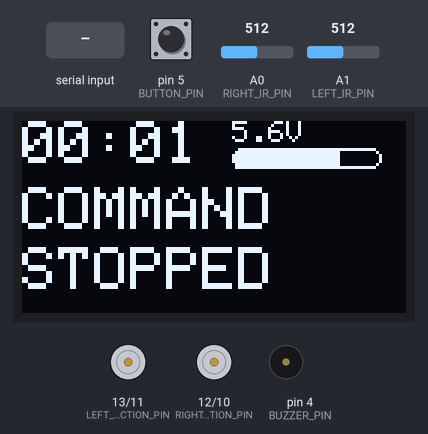
Simulated run of this sketch. Board: Arduino Uno, built with avr-gcc and run on an emulated ATmega328P. Shown: 128×64 one-colour display, direction and speed pins drawn as motors (green arrow = direction pin HIGH = forward, orange = LOW = backward, longer = more drive), buzzer (waves = sounding, pin HIGH). The test bench sets the inputs (shaded band); at power-on: pin 5 (BUTTON_PIN) HIGH, A0 (RIGHT_IR_PIN) = 512, A1 (LEFT_IR_PIN) = 512. The display library's start-up logo is not drawn; what the sketch prints to the serial monitor is not drawn.

Above: at 1.2 s.
1.3 s: pin 5 (BUTTON_PIN) pulled LOW for 0.15 s
At 1.82 s:
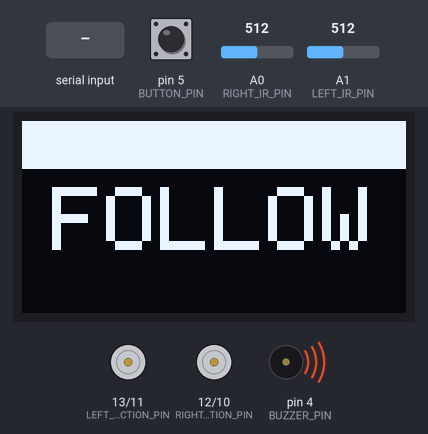
2.0 s: "0\n" received over Serial
At 3.1 s:
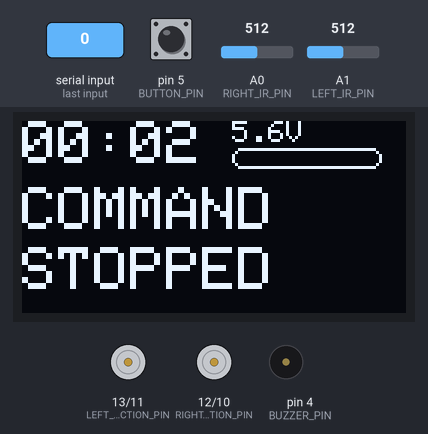
5.0 s: pin 5 (BUTTON_PIN) pulled LOW for 1 s
At 5.1 s:
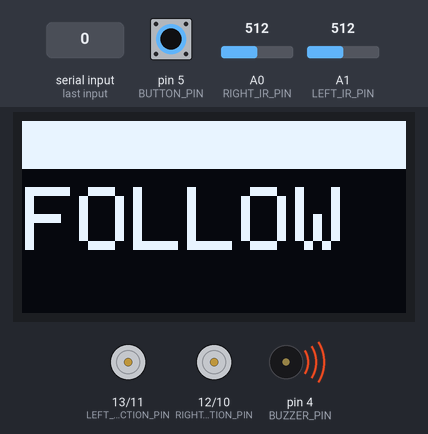
6.6 s: A0 (RIGHT_IR_PIN) set to 788
8.1 s: A0 (RIGHT_IR_PIN) set to 816
At 8.45 s:
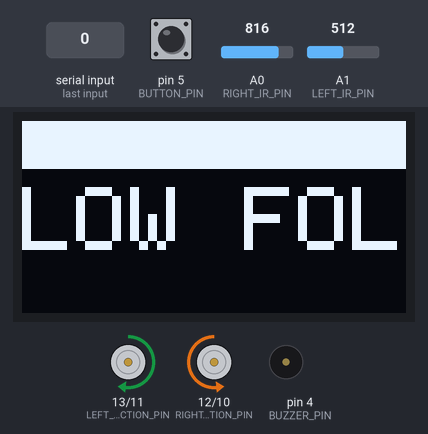
10.4 s: "5\n" received over Serial
At 11.0 s:
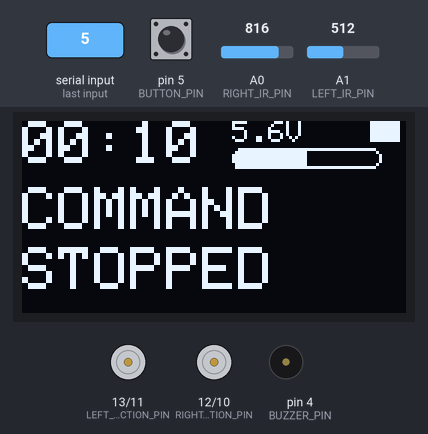
Timing chart, 0 to 12.9 s (numbered marks = the images above; inputs shaded):
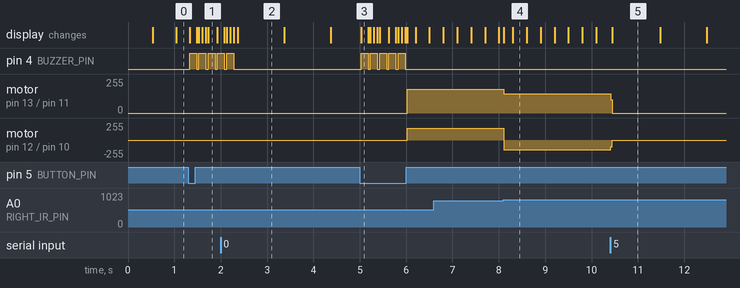

Measured:
- the behaviour switches between 800 and 801 on A0 (RIGHT_IR_PIN) (found by bisection; images 3 and 4)
- after the input at 1.3 s, pin 4 (BUZZER_PIN): alternates HIGH for 0.15 s and LOW for 0.05 s, starting at once; the display: first changes at once (image 1 shows a later state)
- after the input at 2.0 s, motor on pin 13 (LEFT_MOTOR_DIRECTION_PIN) / pin 11 (LEFT_MOTOR_SPEED_PIN), motor on pin 12 (RIGHT_MOTOR_DIRECTION_PIN) / pin 10 (RIGHT_MOTOR_SPEED_PIN): stays stopped (without the input it goes to forward 180/255 after 0.33 s)
- after the input at 5.0 s, pin 4 (BUZZER_PIN): alternates HIGH for 0.15 s and LOW for 0.05 s, 10 changes in all, then stays LOW, starting at once; motor on pin 13 (LEFT_MOTOR_DIRECTION_PIN) / pin 11 (LEFT_MOTOR_SPEED_PIN): stopped → forward 180/255 after 1.0 s
- after the input at 8.1 s, motor on pin 13 (LEFT_MOTOR_DIRECTION_PIN) / pin 11 (LEFT_MOTOR_SPEED_PIN): forward 180/255 → forward 144/255 at once; motor on pin 12 (RIGHT_MOTOR_DIRECTION_PIN) / pin 10 (RIGHT_MOTOR_SPEED_PIN): forward 180/255 → backward 144/255 at once
- after the input at 10.4 s, motor on pin 13 (LEFT_MOTOR_DIRECTION_PIN) / pin 11 (LEFT_MOTOR_SPEED_PIN): forward 144/255 → stopped at once; motor on pin 12 (RIGHT_MOTOR_DIRECTION_PIN) / pin 10 (RIGHT_MOTOR_SPEED_PIN): backward 144/255 → stopped at once; the display: changes at once (image 5)
- what the display in image 2 shows lasts 1.0 s, from 2.4 s to 3.4 s

The sketch:

line_follow.ino
```cpp
#include <SPI.h>
#include <Wire.h>
#include <Adafruit_GFX.h>
#include <Adafruit_SSD1306.h>
#include <string.h>
#include <Button.h>

// OLED Related
#define SCREEN_WIDTH 128
#define SCREEN_HEIGHT 64
#define OLED_RESET -1
#define SCREEN_ADDRESS 0x3C
#define DISPLAY_REDRAW_RATE_MS 500

// Motor Related
#define RIGHT_MOTOR_DIRECTION_PIN 12
#define RIGHT_MOTOR_SPEED_PIN 10
#define LEFT_MOTOR_DIRECTION_PIN 13
#define LEFT_MOTOR_SPEED_PIN 11
#define RIGHT_MOTOR_SLOWDOWN 1
#define DEFAULT_SPEED 180

#define BUZZER_PIN 4
#define BUTTON_PIN 5

const char* STATE_FORWARD = "FORWARD";
const char* STATE_REVERSE = "REVERSE";
const char* STATE_STOPPED = "STOPPED";
const char* STATE_LEFT = "LEFT";
const char* STATE_RIGHT = "RIGHT";

const char* COMMAND_FORWARD = "F";
const char* COMMAND_BACK = "B";
const char* COMMAND_LEFT = "L";
const char* COMMAND_RIGHT = "R";
const char* COMMAND_STOP = "S";
const char* COMMAND_HORN_ON = "V";
const char* COMMAND_HORN_OFF = "v";
const char* COMMAND_SPEED_100 = "q";

const char* COMMAND_LINEFOLLOW_ON = "X";
const char* COMMAND_LINEFOLLOW_OFF = "x";

const char* COMMAND_MODE = "TOGGLE_MODE";
const char* COMMAND_SPEED_UP = "SPEED_UP";
const char* COMMAND_SPEED_DOWN = "SPEED_DOWN";

const char* LINE_FOLLOW_START = "====\n0 START";

#define SPEED_STEP 10
#define TURN_FACTOR .8f

// IR
#define RIGHT_IR_PIN A0
#define LEFT_IR_PIN A1

// // Distance Sensor
#define TRIGGER_PIN 7
#define ECHO_PIN 8

const char* currentMotorState = STATE_STOPPED;
int startOffset;
bool isLineFollowMode = false;
int currentSpeed = DEFAULT_SPEED;

bool displayInitialized = false;
String bodyText = "";

unsigned long lastupdate = 0;
Button button(BUTTON_PIN);

// Declaration for an SSD1306 display connected to I2C (SDA, SCL pins)
Adafruit_SSD1306 display(SCREEN_WIDTH, SCREEN_HEIGHT, &Wire, OLED_RESET);

bool displayPresent() {
  Wire.begin();
  Wire.beginTransmission(SCREEN_ADDRESS);
  int error = Wire.endTransmission();
  Wire.end();
  return error == 0;
}

void statusDisplay(bool force = false) {

  unsigned long mils = millis();

  if (displayInitialized && !isLineFollowMode && (force || mils - lastupdate > DISPLAY_REDRAW_RATE_MS)) {
    lastupdate = mils;
    display.clearDisplay();
    display.setTextSize(2);
    display.setTextColor(WHITE);
    display.setCursor(0, 0);
    int mins = mils / 60000L;
    int seconds = (mils / 1000L) % 60L;
    char uptime[50];
    long vcc = readVcc();
    int fraction = (vcc % 1000);
    sprintf(uptime, "%02d:%02d", mins, seconds);
    display.println(uptime);
    display.setTextSize(1);
    display.setCursor(70, 0);
    display.println(String("") + vcc / 1000 + "." + vcc % 1000 + "V");
    display.drawRoundRect(70, 9, 50, 7, 5, WHITE);
    int width = currentSpeed * 50 / 255;
    for (int y = 10; y < 16; y++) {
      display.drawFastHLine(71, y, width, WHITE);
    }
    display.setCursor(0, 22);
    display.setTextSize(2);
    display.println(isLineFollowMode ? "FOLLOW" : "COMMAND");
    display.setCursor(0, 42);
    display.println(currentMotorState);
    display.stopscroll();

    if (detectLineLeft()) {
      for (int y = 0; y < 7; y++)
        display.drawFastHLine(100, y, 10, WHITE);
    }

    if (detectLineRight()) {

      for (int y = 0; y < 7; y++)
        display.drawFastHLine(116, y, 10, WHITE);
    }

    display.display();  // 40ms, 20ms for everything else
  }
}

void staticDisplay(const char* text, const int size = 3) {
  display.clearDisplay();
  display.setTextSize(size);
  display.setTextColor(WHITE);
  display.setCursor(0, 22);
  display.println(text);
  for (int y = 0; y < 16; y++) {
    display.drawFastHLine(0, y, 128, WHITE);
  }

  display.startscrollright(0x00, 0x0E);
  display.display();
}

void setup() {

  Serial.begin(9600);
  pinMode(RIGHT_MOTOR_DIRECTION_PIN, OUTPUT);
  pinMode(LEFT_MOTOR_DIRECTION_PIN, OUTPUT);
  pinMode(BUZZER_PIN, OUTPUT);
  pinMode(BUTTON_PIN, INPUT_PULLUP);

  pinMode(TRIGGER_PIN, OUTPUT);
  pinMode(ECHO_PIN, INPUT);


  if (!display.begin(SSD1306_SWITCHCAPVCC, SCREEN_ADDRESS)) {
    Serial.println(F("SSD1306 allocation failed"));
  } else {
    displayInitialized = true;
    display.display();
  }
}

long readVcc() {
  long result;
  // Read 1.1V reference against AVcc
  ADMUX = _BV(REFS0) | _BV(MUX3) | _BV(MUX2) | _BV(MUX1);
  delay(2);             // Wait for Vref to settle
  ADCSRA |= _BV(ADSC);  // Convert
  while (bit_is_set(ADCSRA, ADSC))
    ;
  result = ADCL;
  result |= ADCH << 8;
  result = 1126400L / result;  // Back-calculate AVcc in mV
  return result;               //Vcc in mV
}

void toggleMode() {
  isLineFollowMode = !isLineFollowMode;

  if (!isLineFollowMode) {
    stop();
    statusDisplay(true);
  } else {
    currentSpeed = DEFAULT_SPEED;
    staticDisplay("FOLLOW");

    for (int i = 0; i < 5; i++) {
      buzzerOn();
      delay(150);
      buzzerOff();
      delay(50);
    }
    startOffset = millis();
    Serial.println(LINE_FOLLOW_START);
  }
}

void log(const char* command) {
  if (strcmp(currentMotorState, command) != 0) {
    Serial.print(millis() - startOffset);
    Serial.print(" ");
    Serial.println(command);
    currentMotorState = command;
    statusDisplay(true);
  }
}

void buzzerOn() {
  digitalWrite(BUZZER_PIN, HIGH);
}

void buzzerOff() {
  digitalWrite(BUZZER_PIN, LOW);
}

void forward(int speed = -1) {

  if (speed == -1) {
    speed = currentSpeed;
  }

  log(STATE_FORWARD);
  digitalWrite(RIGHT_MOTOR_DIRECTION_PIN, HIGH);
  analogWrite(RIGHT_MOTOR_SPEED_PIN, speed * RIGHT_MOTOR_SLOWDOWN);

  digitalWrite(LEFT_MOTOR_DIRECTION_PIN, HIGH);
  analogWrite(LEFT_MOTOR_SPEED_PIN, speed);
}

void reverse(int speed = -1) {

  if (speed == -1) {
    speed = currentSpeed;
  }

  log(STATE_REVERSE);
  digitalWrite(RIGHT_MOTOR_DIRECTION_PIN, LOW);
  analogWrite(RIGHT_MOTOR_SPEED_PIN, speed * RIGHT_MOTOR_SLOWDOWN);

  digitalWrite(LEFT_MOTOR_DIRECTION_PIN, LOW);
  analogWrite(LEFT_MOTOR_SPEED_PIN, speed);
}


void left(int speed = -1) {

  if (speed == -1) {
    speed = currentSpeed * TURN_FACTOR;
  }

  log(STATE_LEFT);
  digitalWrite(RIGHT_MOTOR_DIRECTION_PIN, HIGH);
  analogWrite(RIGHT_MOTOR_SPEED_PIN, speed * RIGHT_MOTOR_SLOWDOWN);

  digitalWrite(LEFT_MOTOR_DIRECTION_PIN, LOW);
  analogWrite(LEFT_MOTOR_SPEED_PIN, speed);
}

void right(int speed = -1) {

  log(STATE_RIGHT);
  if (speed == -1) {
    speed = currentSpeed * TURN_FACTOR;
  }

  digitalWrite(LEFT_MOTOR_DIRECTION_PIN, HIGH);
  analogWrite(LEFT_MOTOR_SPEED_PIN, speed);

  digitalWrite(RIGHT_MOTOR_DIRECTION_PIN, LOW);
  analogWrite(RIGHT_MOTOR_SPEED_PIN, speed);
}

void stop() {

  log(STATE_STOPPED);

  digitalWrite(RIGHT_MOTOR_DIRECTION_PIN, HIGH);
  analogWrite(RIGHT_MOTOR_SPEED_PIN, 0);

  digitalWrite(LEFT_MOTOR_DIRECTION_PIN, HIGH);
  analogWrite(LEFT_MOTOR_SPEED_PIN, 0);
}

void setSpeed(int speed) {
  currentSpeed = speed;
  executeCommand(currentMotorState);
}

void speedUp() {
  setSpeed(min(currentSpeed + SPEED_STEP, 255));
}

void speedDown() {
  setSpeed(max(0, currentSpeed - SPEED_STEP));
}

bool irSensorLine(int irPin) {
  int val = analogRead(irPin);
  if (val > 800) {
    return true;
  }
  return false;
}

bool detectLineRight() {
  return irSensorLine(RIGHT_IR_PIN);
}

bool detectLineLeft() {
  return irSensorLine(LEFT_IR_PIN);
}

int wallDistanceCM() {
  // Clears the trigPin
  digitalWrite(TRIGGER_PIN, LOW);
  delayMicroseconds(2);

  // Sets the trigPin on HIGH state for 10 micro seconds
  digitalWrite(TRIGGER_PIN, HIGH);
  delayMicroseconds(5);
  digitalWrite(TRIGGER_PIN, LOW);

  // Reads the echoPin, returns the sound wave travel time in microseconds
  int duration = pulseIn(ECHO_PIN, HIGH);
  // Calculating the distance
  int distance = duration * 0.034 / 2;
  // Prints the distance on the Serial Monitor

  if (distance < 500) {
    return distance;
  }

  return 0;
}

void lineFollowMode() {
  if (detectLineLeft() && strcmp(currentMotorState, COMMAND_RIGHT) != 0) {
    left();
  } else if (detectLineRight() && strcmp(currentMotorState, COMMAND_LEFT) != 0) {
    right();
  } else {
    forward();
  }
}

void executeCommand(const char* command) {

  bool resetMode = true;
  if (se(command, STATE_FORWARD) || se(command, COMMAND_FORWARD)) {
    forward();
  } else if (se(command, STATE_REVERSE) || se(command, COMMAND_BACK)) {
    reverse();
  } else if (se(command, STATE_LEFT) || se(command, COMMAND_LEFT)) {
    left();
  } else if (se(command, STATE_RIGHT) || se(command, COMMAND_RIGHT)) {
    right();
  } else if (se(command, COMMAND_MODE) || se(command, COMMAND_LINEFOLLOW_ON) || se(command, COMMAND_LINEFOLLOW_OFF)) {
    toggleMode();
    resetMode = false;
  } else if (se(command, COMMAND_SPEED_UP)) {
    speedUp();
    resetMode = false;
  } else if (se(command, COMMAND_SPEED_DOWN)) {
    speedDown();
    resetMode = false;
  } else if (se(command, STATE_STOPPED) || se(command, COMMAND_STOP)) {
    stop();
  } else if (se(command, COMMAND_SPEED_100)) {
    setSpeed(255);
  } else if (atoi(command) >= 0 && atoi(command) < 10) {
    setSpeed(25 * atoi(command));
  } else {
    return;
  }

  if (resetMode && isLineFollowMode) {
    toggleMode();
  }
}

bool se(const char* a, const char* b) {
  return strcmp(a, b) == 0;
}

void processCommands() {

  String command = "";
  while (Serial.available()) {
    command += char(Serial.read());
    delay(5);  // Add slight delay to give time for input to come in
  }

  if (!Serial.available() && command != "") {
    executeCommand(command.c_str());
  }
}


void checkButton() {
  if (button.pressed()) {
    toggleMode();
  }
}

void loop() {
  checkButton();
  processCommands();
  if (isLineFollowMode) {
    lineFollowMode();
  }
  statusDisplay();
}
```
